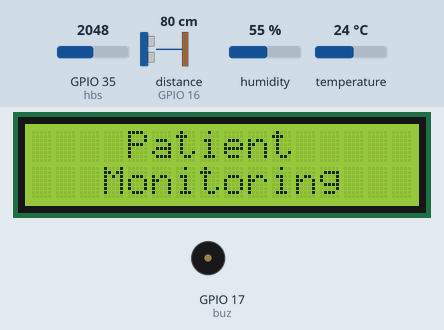
Bench run of a sketch on a simulated ESP32. On the bench: 16×2 character LCD, buzzer (waves = sounding, pin HIGH). The inputs (shaded band) are chosen by the test bench; at power-on: GPIO 35 (hbs) = 2048, distance to the obstacle (sensor on GPIO 16) 80 cm, humidity 55 %, temperature 24 °C. The echo pulse lasts 58.3 µs per cm; WiFi joins after 1.5 s; servers stay silent unless stated; pins used as bus, display or sensor lines are not drawn; what the sketch prints to the serial monitor is not drawn.

Above: at 3.3 s.
At 64.3 s:
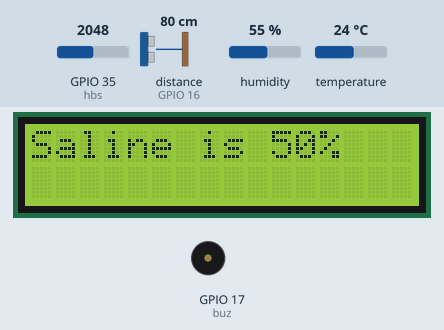
At 84.6 s:
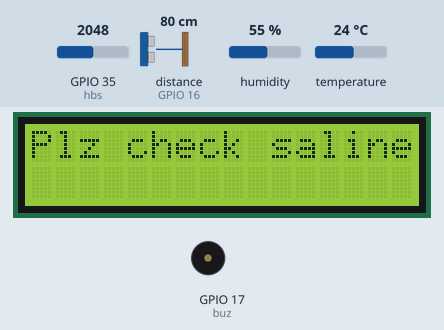
At 111.3 s:
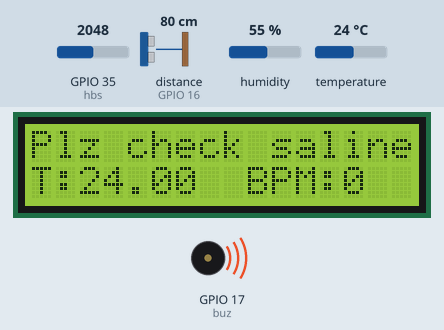
Timing chart, 0 to 112.8 s (numbered marks = the images above):
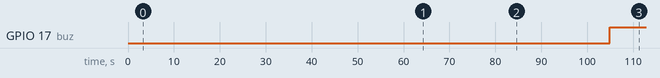

The sketch:

Iot_based_Patient_Monitoring_System.ino
```cpp
#include <WiFi.h>
#include <WiFiClient.h>
#include <ThingSpeak.h>
#include <LiquidCrystal.h>
LiquidCrystal lcd(5, 18, 19, 21, 22, 23);

#include "DHT.h"
#define DHTTYPE DHT11
#define dht_dpin 0
DHT dht(dht_dpin, DHTTYPE);

#define trigPin 4
#define echoPin 16
int count =0;
int hbs=35;
int count2=0;
int buz=17;
int s = 0;
int b = 0;
int tmp = 0;
long Duration,Distance;

const char* ssid = "nsk";
const char* password = "nakul4727";
WiFiClient client;
unsigned long myChannelNumber = 747710;
const char * myWriteAPIKey = "8N43U5YC4PGWBLQB";

void setup() {
dht.begin();
Serial.println("Humidity and temperature\n\n");
delay(700);
Serial.begin(9600);
Serial.println();
Serial.println();
Serial.print("Connecting to ");
Serial.println(ssid);
WiFi.begin(ssid, password);
while (WiFi.status() != WL_CONNECTED)
{
delay(500);
Serial.print(".");
}
Serial.println("");
Serial.println("WiFi connected");

  // Print the IP address
Serial.println(WiFi.localIP());
ThingSpeak.begin(client);
delay(1000);
pinMode(trigPin,OUTPUT);
pinMode(echoPin,INPUT);
pinMode(buz,OUTPUT);
lcd.begin(16, 2);
lcd.setCursor(0,0);
lcd.print("    Patient ");
lcd.setCursor(0,1);
lcd.print("   Monitoring ");


s = 0;
ThingSpeak.writeField(myChannelNumber, 1, s, myWriteAPIKey);
delay(20000);

tmp = 0;
ThingSpeak.writeField(myChannelNumber, 2, tmp, myWriteAPIKey);
delay(20000);

b = 0;
ThingSpeak.writeField(myChannelNumber, 3, b, myWriteAPIKey);
delay(20000);

}

void loop() {
digitalWrite(trigPin,0);
delayMicroseconds(2);
digitalWrite(trigPin,1);
delayMicroseconds(10);
digitalWrite(trigPin,0);
Duration=pulseIn(echoPin,HIGH);
Distance=(Duration/2)/29.1;
Serial.print("Distance=");
Serial.println(Distance);
delay(100);
if(Distance>=5 && count==0)
{
lcd.setCursor(0, 0);
lcd.print("Saline is 50%");
Serial.println("sending data1");
lcd.setCursor(0, 1);
lcd.print("                        ");

s = Distance;
ThingSpeak.writeField(myChannelNumber, 1, s, myWriteAPIKey);
delay(20000);
count=1;
}

if(Distance>10 && count==1)
{
lcd.setCursor(0, 0);
lcd.print("Plz check saline");
Serial.println("sending data2");
s = Distance;
ThingSpeak.writeField(myChannelNumber, 1, s, myWriteAPIKey);
delay(20000);;
count=3;
    //delay(2000);
digitalWrite(buz,1);
}


float h = dht.readHumidity();
float t = dht.readTemperature();
Serial.print("Current humidity = ");
Serial.print(h);
Serial.print("%  ");
Serial.print("temperature = ");
Serial.print(t);
Serial.println("C  ");
delay(800);
lcd.setCursor(0,1);
lcd.print("T:       ");
lcd.setCursor(2,1);
lcd.print(t);
if(t>38)
{
tmp = t;
ThingSpeak.writeField(myChannelNumber, 2, tmp, myWriteAPIKey);
delay(20000);
}


 //heart beat sensor
double k = millis();
while ((millis() - k) <= 5000)
{
if (analogRead(hbs) < 100)
   {
   count2 = count2 + 1;
   delay(300);
   while(analogRead(hbs)< 100);
 }
}
int beat = count2 * 12;
Serial.print("beats=");
Serial.println(beat);
Serial.println("  ");
delay(500);

lcd.setCursor( 9,1);
lcd.print("BPM:     ");
lcd.setCursor(13,1);
lcd.print(beat);

if(beat>100)
{
b= beat;
ThingSpeak.writeField(myChannelNumber, 3, b, myWriteAPIKey);
delay(20000);
}
count2=0;

}
```

Measured:
- by itself, GPIO 17 (buz): LOW → HIGH at 105 s
- what the display in image 0 shows lasts 61.0 s, from 3.3 s to 64.3 s
- what the display in image 1 shows lasts 20.3 s, from 64.3 s to 84.6 s
- what the display in image 2 shows lasts 21.1 s, from 84.6 s to 105.7 s
